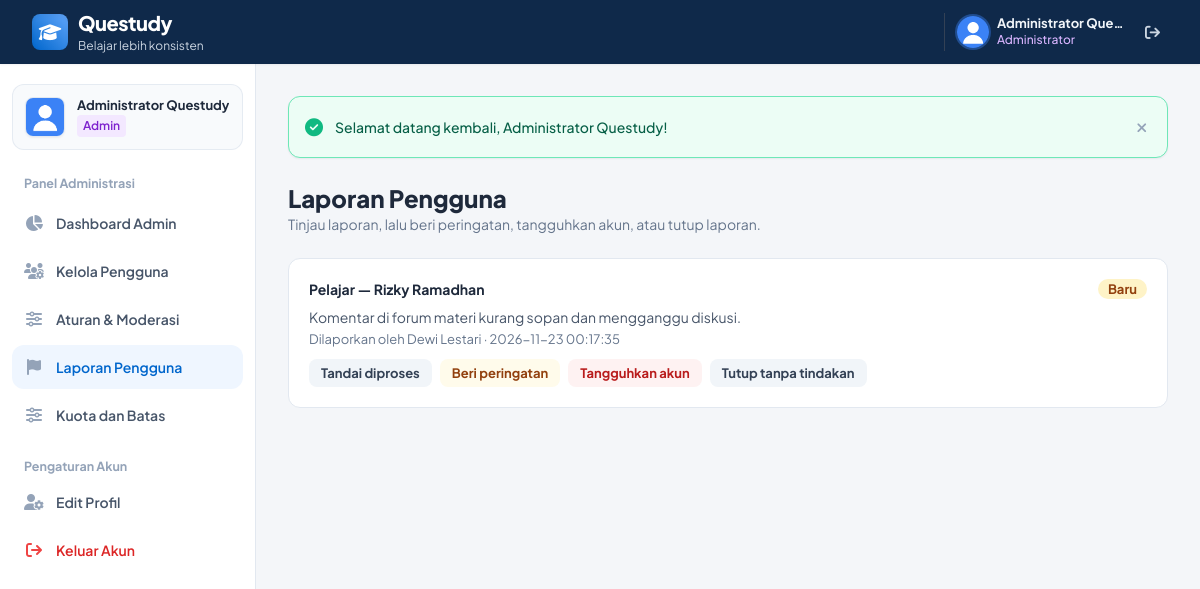
Page /admin/laporan.php (signed in) on the committed database.
### tables this page shows
CREATE TABLE `laporan` (
  `id_laporan` INT AUTO_INCREMENT PRIMARY KEY,
  `id_pelapor` INT NOT NULL,
  `id_terlapor` INT NULL,
  `jenis` ENUM('tutor','pelajar','kelas','komentar','lainnya') NOT NULL,
  `alasan` TEXT NOT NULL,
  `status` ENUM('baru','diproses','selesai') NOT NULL DEFAULT 'baru',
  `tindakan` VARCHAR(100) NULL,
  `created_at` TIMESTAMP DEFAULT CURRENT_TIMESTAMP,
  FOREIGN KEY (`id_pelapor`) REFERENCES `users`(`id_user`) ON DELETE CASCADE,
  FOREIGN KEY (`id_terlapor`) REFERENCES `users`(`id_user`) ON DELETE SET NULL
);

CREATE TABLE `users` (
  `id_user` INT AUTO_INCREMENT PRIMARY KEY,
  `nama` VARCHAR(100) NOT NULL,
  `email` VARCHAR(100) NOT NULL UNIQUE,
  `password` VARCHAR(255) NOT NULL,
  `role` ENUM('admin','pengajar','pelajar') NOT NULL,
  `status_akun` ENUM('aktif','nonaktif','pending') DEFAULT 'aktif',
  `keahlian` VARCHAR(255) NULL,
  `deskripsi_tutor` TEXT NULL,
  `portofolio_url` VARCHAR(255) NULL,
  `foto_profil` VARCHAR(255) DEFAULT 'default.png',
  `xp` INT DEFAULT 0,
  `level` INT DEFAULT 1,
  `streak_harian` INT DEFAULT 1,
  `last_login` DATETIME NULL,
  `created_at` TIMESTAMP DEFAULT CURRENT_TIMESTAMP
);

### config/koneksi.php (called while the page is built, shortened)
<?php
function e($string) {
    return htmlspecialchars((string)($string ?? ''), ENT_QUOTES, 'UTF-8');
}

### admin/laporan.php (the view, shortened to what this page needs)
<?php
require_once BASE_PATH . '/config/koneksi.php';
$daftar = $conn->query("
    SELECT l.*, p.nama AS nama_pelapor, t.nama AS nama_terlapor, t.status_akun AS status_terlapor
    FROM laporan l
    JOIN users p ON l.id_pelapor = p.id_user
    LEFT JOIN users t ON l.id_terlapor = t.id_user
    ORDER BY FIELD(l.status, 'baru', 'diproses', 'selesai'), l.created_at DESC
")->fetchAll();
require_once BASE_PATH . '/includes/layout_header.php';
?>
<div class="mb-6">
    <h1 class="text-2xl font-extrabold text-slate-800">Laporan Pengguna</h1>
    <p class="text-sm text-slate-500">Tinjau laporan, lalu beri peringatan, tangguhkan akun, atau tutup laporan.</p>
</div>
<div class="space-y-4">
    <?php foreach ($daftar as $l): ?>
        <div class="bg-white rounded-xl border border-[#E2E8F0] p-5">
            <div class="flex flex-wrap items-center justify-between gap-2">
                <div class="text-sm font-bold text-slate-800">
                    <?= ucfirst(e($l['jenis'])); ?><?= $l['nama_terlapor'] ? ' — ' . e($l['nama_terlapor']) : ''; ?>
                </div>
                <span class="text-xs font-bold px-2.5 py-0.5 rounded-full <?= $l['status'] === 'selesai' ? 'bg-emerald-100 text-emerald-800' : ($l['status'] === 'diproses' ? 'bg-blue-100 text-blue-800' : 'bg-amber-100 text-amber-800'); ?>"><?= ucfirst(e($l['status'])); ?></span>
            </div>
            <p class="text-sm text-slate-600 mt-2"><?= e($l['alasan']); ?></p>
            <p class="text-xs text-slate-500 mt-1">Dilaporkan oleh <?= e($l['nama_pelapor']); ?> · <?= e($l['created_at']); ?><?= $l['tindakan'] ? ' · Tindakan: ' . e($l['tindakan']) : ''; ?></p>
            <?php if ($l['status'] !== 'selesai'): ?>
                <form action="" method="POST" class="flex flex-wrap gap-2 mt-3">
                    <?php if ($l['status'] === 'baru'): ?>
                        <button name="action" value="proses" class="px-3 py-1.5 rounded-lg bg-slate-100 hover:bg-slate-200 text-slate-700 text-xs font-bold">Tandai diproses</button>
                    <?php endif; ?>
                    <button name="action" value="peringatan" class="px-3 py-1.5 rounded-lg bg-amber-50 hover:bg-amber-100 text-amber-800 text-xs font-bold">Beri peringatan</button>
                    <?php if ($l['id_terlapor']): ?>
                        <button name="action" value="tangguhkan" onclick="return confirm('Tangguhkan akun terlapor?');" class="px-3 py-1.5 rounded-lg bg-red-50 hover:bg-red-100 text-red-700 text-xs font-bold">Tangguhkan akun</button>
                    <?php endif; ?>
                    <button name="action" value="abaikan" class="px-3 py-1.5 rounded-lg bg-slate-100 hover:bg-slate-200 text-slate-700 text-xs font-bold">Tutup tanpa tindakan</button>
                </form>
            <?php endif; ?>
        </div>
    <?php endforeach; ?>
</div>
<?php require_once BASE_PATH . '/includes/layout_footer.php'; ?>

### includes/layout_header.php (style rules this page uses)
body { font-family: 'Plus Jakarta Sans', Inter, sans-serif; background-color: #F4F6F9; }
body { font-size: 15px; line-height: 1.6; }
.text-xs { font-size: 13px !important; line-height: 1.5; }

### rows in the picture
laporan: jenis "Pelajar", id_terlapor.nama "Rizky Ramadhan", status "Baru", alasan "Komentar di forum materi kurang sopan dan mengganggu diskusi.", id_pelapor.nama "Dewi Lestari", created_at "2026-11-23 00:17:35", shows "Tandai diproses", shows "Tangguhkan akun"

### other values in the picture
$user_nama "Administrator Que…"
$user_nama "Administrator Questudy"
$user_role "Admin"
$flash['message'] "Selamat datang kembali, Administrator Questudy!"
